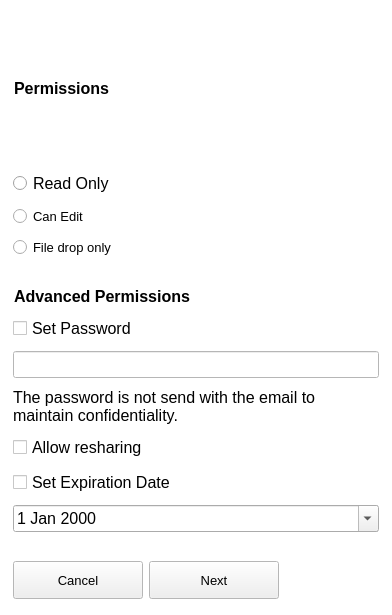
<?xml version="1.0" encoding="UTF-8"?>
<ui version="4.0">
 <class>OCC::ShareUserGroupPermissionWidget</class>
 <widget class="QWidget" name="OCC::ShareUserGroupPermissionWidget">
  <property name="geometry">
   <rect>
    <x>0</x>
    <y>0</y>
    <width>392</width>
    <height>615</height>
   </rect>
  </property>
  <property name="sizePolicy">
   <sizepolicy hsizetype="Preferred" vsizetype="Preferred">
    <horstretch>0</horstretch>
    <verstretch>0</verstretch>
   </sizepolicy>
  </property>
  <property name="palette">
   <palette>
    <active>
     <colorrole role="Base">
      <brush brushstyle="SolidPattern">
       <color alpha="255">
        <red>255</red>
        <green>255</green>
        <blue>255</blue>
       </color>
      </brush>
     </colorrole>
     <colorrole role="Window">
      <brush brushstyle="SolidPattern">
       <color alpha="255">
        <red>255</red>
        <green>255</green>
        <blue>255</blue>
       </color>
      </brush>
     </colorrole>
    </active>
    <inactive>
     <colorrole role="Base">
      <brush brushstyle="SolidPattern">
       <color alpha="255">
        <red>255</red>
        <green>255</green>
        <blue>255</blue>
       </color>
      </brush>
     </colorrole>
     <colorrole role="Window">
      <brush brushstyle="SolidPattern">
       <color alpha="255">
        <red>255</red>
        <green>255</green>
        <blue>255</blue>
       </color>
      </brush>
     </colorrole>
    </inactive>
    <disabled>
     <colorrole role="Base">
      <brush brushstyle="SolidPattern">
       <color alpha="255">
        <red>255</red>
        <green>255</green>
        <blue>255</blue>
       </color>
      </brush>
     </colorrole>
     <colorrole role="Window">
      <brush brushstyle="SolidPattern">
       <color alpha="255">
        <red>255</red>
        <green>255</green>
        <blue>255</blue>
       </color>
      </brush>
     </colorrole>
    </disabled>
   </palette>
  </property>
  <property name="font">
   <font>
    <family>Segoe UI</family>
    <pointsize>10</pointsize>
   </font>
  </property>
  <layout class="QGridLayout" name="gridLayout_2">
   <property name="leftMargin">
    <number>8</number>
   </property>
   <property name="topMargin">
    <number>5</number>
   </property>
   <property name="rightMargin">
    <number>8</number>
   </property>
   <property name="bottomMargin">
    <number>16</number>
   </property>
   <property name="spacing">
    <number>5</number>
   </property>
   <item row="5" column="0">
    <spacer name="verticalSpacer">
     <property name="orientation">
      <enum>Qt::Vertical</enum>
     </property>
     <property name="sizeType">
      <enum>QSizePolicy::Fixed</enum>
     </property>
     <property name="sizeHint" stdset="0">
      <size>
       <width>20</width>
       <height>24</height>
      </size>
     </property>
    </spacer>
   </item>
   <item row="6" column="0">
    <layout class="QHBoxLayout" name="horizontalLayout">
     <item>
      <widget class="QPushButton" name="cancelButton">
       <property name="sizePolicy">
        <sizepolicy hsizetype="Fixed" vsizetype="Fixed">
         <horstretch>0</horstretch>
         <verstretch>0</verstretch>
        </sizepolicy>
       </property>
       <property name="minimumSize">
        <size>
         <width>130</width>
         <height>38</height>
        </size>
       </property>
       <property name="text">
        <string>Cancel</string>
       </property>
      </widget>
     </item>
     <item>
      <widget class="QPushButton" name="nextButton">
       <property name="sizePolicy">
        <sizepolicy hsizetype="Fixed" vsizetype="Fixed">
         <horstretch>0</horstretch>
         <verstretch>0</verstretch>
        </sizepolicy>
       </property>
       <property name="minimumSize">
        <size>
         <width>130</width>
         <height>38</height>
        </size>
       </property>
       <property name="text">
        <string>Next</string>
       </property>
      </widget>
     </item>
     <item>
      <spacer name="horizontalSpacer">
       <property name="orientation">
        <enum>Qt::Horizontal</enum>
       </property>
       <property name="sizeType">
        <enum>QSizePolicy::Fixed</enum>
       </property>
       <property name="sizeHint" stdset="0">
        <size>
         <width>100</width>
         <height>20</height>
        </size>
       </property>
      </spacer>
     </item>
    </layout>
   </item>
   <item row="0" column="0">
    <spacer name="verticalSpacer_4">
     <property name="orientation">
      <enum>Qt::Vertical</enum>
     </property>
     <property name="sizeType">
      <enum>QSizePolicy::Fixed</enum>
     </property>
     <property name="sizeHint" stdset="0">
      <size>
       <width>20</width>
       <height>10</height>
      </size>
     </property>
    </spacer>
   </item>
   <item row="2" column="0">
    <spacer name="verticalSpacer_3">
     <property name="orientation">
      <enum>Qt::Vertical</enum>
     </property>
     <property name="sizeType">
      <enum>QSizePolicy::Fixed</enum>
     </property>
     <property name="sizeHint" stdset="0">
      <size>
       <width>20</width>
       <height>16</height>
      </size>
     </property>
    </spacer>
   </item>
   <item row="4" column="0">
    <layout class="QVBoxLayout" name="verticalLayout_2">
     <property name="spacing">
      <number>10</number>
     </property>
     <item>
      <widget class="QLabel" name="advancePermissionLabel">
       <property name="font">
        <font>
         <family>Segoe UI</family>
         <pointsize>12</pointsize>
         <weight>75</weight>
         <bold>true</bold>
        </font>
       </property>
       <property name="styleSheet">
        <string notr="true">&lt;b&gt;font: 12pt &quot;Segoe UI&quot; &lt;/b&gt;</string>
       </property>
       <property name="text">
        <string>Advanced Permissions</string>
       </property>
       <property name="indent">
        <number>1</number>
       </property>
      </widget>
     </item>
     <item>
      <widget class="QCheckBox" name="setPasswordCheckbox">
       <property name="font">
        <font>
         <family>Segoe UI</family>
         <pointsize>12</pointsize>
        </font>
       </property>
       <property name="text">
        <string>Set Password</string>
       </property>
      </widget>
     </item>
     <item>
      <widget class="QLineEdit" name="lineEdit_password">
       <property name="sizePolicy">
        <sizepolicy hsizetype="Minimum" vsizetype="Fixed">
         <horstretch>1</horstretch>
         <verstretch>0</verstretch>
        </sizepolicy>
       </property>
       <property name="font">
        <font>
         <family>Segoe UI</family>
         <pointsize>12</pointsize>
        </font>
       </property>
       <property name="echoMode">
        <enum>QLineEdit::Password</enum>
       </property>
      </widget>
     </item>
     <item>
      <widget class="QLabel" name="passwordShareInfoText">
       <property name="font">
        <font>
         <family>Segoe UI</family>
         <pointsize>12</pointsize>
        </font>
       </property>
       <property name="text">
        <string>The password is not send with the email to maintain confidentiality.</string>
       </property>
       <property name="wordWrap">
        <bool>true</bool>
       </property>
      </widget>
     </item>
     <item>
      <widget class="QCheckBox" name="allowForwardingCheckbox">
       <property name="font">
        <font>
         <family>Segoe UI</family>
         <pointsize>12</pointsize>
        </font>
       </property>
       <property name="text">
        <string>Allow resharing</string>
       </property>
      </widget>
     </item>
     <item>
      <widget class="QCheckBox" name="expirationDateCheckbox">
       <property name="font">
        <font>
         <family>Segoe UI</family>
         <pointsize>12</pointsize>
        </font>
       </property>
       <property name="text">
        <string>Set Expiration Date</string>
       </property>
      </widget>
     </item>
     <item>
      <widget class="QDateEdit" name="dateEdit">
       <property name="font">
        <font>
         <family>Segoe UI</family>
         <pointsize>12</pointsize>
        </font>
       </property>
       <property name="styleSheet">
        <string notr="true">        /* normal days */
        QCalendarWidget QAbstractItemView:enabled
        {
	    selection-color: #191919;
        background-color: white;
	    selection-background-color: white;
        }

        /* days in other months */
        QCalendarWidget QAbstractItemView:disabled { color: #666; }

        /* header row hover*/
        QCalendarWidget QWidget:hover
        {
        color: #e20074;
        }

        /* header row */
        QCalendarWidget QWidget {
        background-color: #ffffff;
        color: #191919;
        }

        QCalendarWidget QWidget:disabled {
        color: #666;
         }</string>
       </property>
       <property name="calendarPopup">
        <bool>true</bool>
       </property>
      </widget>
     </item>
    </layout>
   </item>
   <item row="3" column="0">
    <spacer name="verticalSpacer_2">
     <property name="orientation">
      <enum>Qt::Vertical</enum>
     </property>
     <property name="sizeType">
      <enum>QSizePolicy::Fixed</enum>
     </property>
     <property name="sizeHint" stdset="0">
      <size>
       <width>20</width>
       <height>8</height>
      </size>
     </property>
    </spacer>
   </item>
   <item row="1" column="0">
    <layout class="QVBoxLayout" name="verticalLayout">
     <property name="spacing">
      <number>10</number>
     </property>
     <item>
      <widget class="QLabel" name="PermissionLabel">
       <property name="sizePolicy">
        <sizepolicy hsizetype="Preferred" vsizetype="Preferred">
         <horstretch>0</horstretch>
         <verstretch>0</verstretch>
        </sizepolicy>
       </property>
       <property name="minimumSize">
        <size>
         <width>78</width>
         <height>0</height>
        </size>
       </property>
       <property name="font">
        <font>
         <family>Segoe UI</family>
         <pointsize>12</pointsize>
         <weight>75</weight>
         <italic>false</italic>
         <bold>true</bold>
        </font>
       </property>
       <property name="styleSheet">
        <string notr="true">&lt;b&gt;font: 12pt &quot;Segoe UI&quot; &lt;/b&gt;;</string>
       </property>
       <property name="text">
        <string>Permissions</string>
       </property>
       <property name="alignment">
        <set>Qt::AlignLeading|Qt::AlignLeft|Qt::AlignVCenter</set>
       </property>
       <property name="indent">
        <number>1</number>
       </property>
      </widget>
     </item>
     <item>
      <widget class="QRadioButton" name="readOnlyRadioButton">
       <property name="palette">
        <palette>
         <active>
          <colorrole role="Highlight">
           <brush brushstyle="SolidPattern">
            <color alpha="255">
             <red>226</red>
             <green>0</green>
             <blue>116</blue>
            </color>
           </brush>
          </colorrole>
          <colorrole role="HighlightedText">
           <brush brushstyle="SolidPattern">
            <color alpha="255">
             <red>226</red>
             <green>0</green>
             <blue>116</blue>
            </color>
           </brush>
          </colorrole>
         </active>
         <inactive>
          <colorrole role="Highlight">
           <brush brushstyle="SolidPattern">
            <color alpha="255">
             <red>226</red>
             <green>0</green>
             <blue>116</blue>
            </color>
           </brush>
          </colorrole>
          <colorrole role="HighlightedText">
           <brush brushstyle="SolidPattern">
            <color alpha="255">
             <red>226</red>
             <green>0</green>
             <blue>116</blue>
            </color>
           </brush>
          </colorrole>
         </inactive>
         <disabled>
          <colorrole role="Highlight">
           <brush brushstyle="SolidPattern">
            <color alpha="255">
             <red>0</red>
             <green>120</green>
             <blue>215</blue>
            </color>
           </brush>
          </colorrole>
          <colorrole role="HighlightedText">
           <brush brushstyle="SolidPattern">
            <color alpha="255">
             <red>226</red>
             <green>0</green>
             <blue>116</blue>
            </color>
           </brush>
          </colorrole>
         </disabled>
        </palette>
       </property>
       <property name="font">
        <font>
         <family>Segoe UI</family>
         <pointsize>12</pointsize>
         <weight>50</weight>
         <italic>false</italic>
         <bold>false</bold>
        </font>
       </property>
       <property name="styleSheet">
        <string notr="true">font: 12pt &quot;Segoe UI&quot; ;
selection-color: #e20074;</string>
       </property>
       <property name="text">
        <string>Read Only</string>
       </property>
      </widget>
     </item>
     <item>
      <widget class="QRadioButton" name="editRadioButton">
       <property name="enabled">
        <bool>true</bool>
       </property>
       <property name="styleSheet">
        <string notr="true">font: 12pt &quot;Segoe UI&quot;;</string>
       </property>
       <property name="text">
        <string>Can Edit</string>
       </property>
      </widget>
     </item>
     <item>
      <widget class="QRadioButton" name="fileDropRadioButton">
       <property name="styleSheet">
        <string notr="true">font: 12pt &quot;Segoe UI&quot;;</string>
       </property>
       <property name="text">
        <string>File drop only</string>
       </property>
      </widget>
     </item>
    </layout>
   </item>
  </layout>
 </widget>
 <layoutdefault spacing="6" margin="11"/>
 <resources/>
 <connections/>
</ui>
